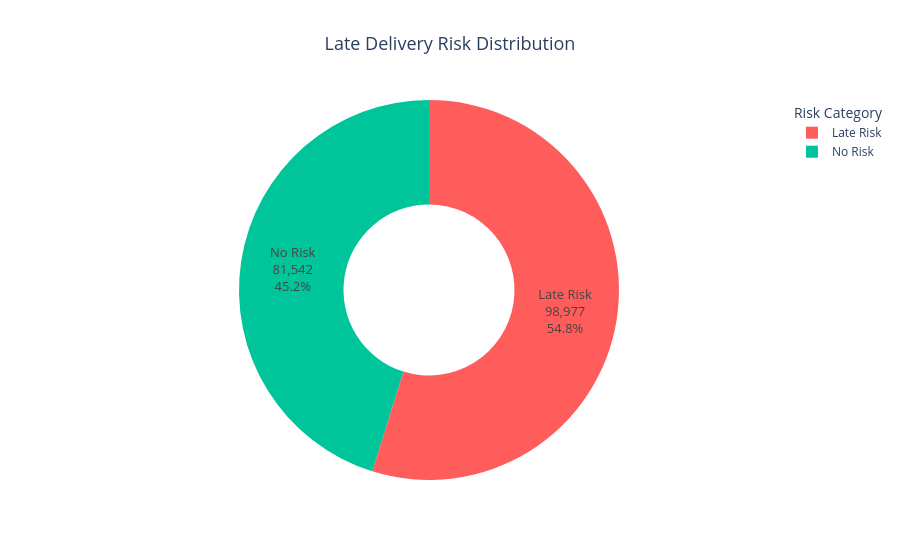

This figure's notebook cell:
### Code cell
import plotly.express as px

# Count risk categories
risk_counts = df["late_delivery_risk"].value_counts().reset_index()
risk_counts.columns = ["late_delivery_risk", "total_orders"]

# Add labels
risk_counts["risk_label"] = risk_counts["late_delivery_risk"].map({
    0: "No Risk",
    1: "Late Risk"
})

# Color mapping
COLOR_MAP = {
    "No Risk": "#00C49A",    # Green
    "Late Risk": "#FF5C5C"   # Red
}

fig = px.pie(
    risk_counts,
    names="risk_label",
    values="total_orders",
    color="risk_label",
    color_discrete_map=COLOR_MAP,
    hole=0.45,
    title="Late Delivery Risk Distribution",
    template="plotly_white"
)

# Show counts and percentages
fig.update_traces(
    textinfo="label+value+percent",
    textfont_size=13,
    hovertemplate="<b>%{label}</b><br>" +
                  "Orders: %{value:,}<br>" +
                  "Percentage: %{percent}<extra></extra>"
)

# Improve layout
fig.update_layout(
    title_x=0.5,
    title_font_size=18,
    legend_title="Risk Category",
    font=dict(size=12)
)

fig.show()

### Figure 1 — Plotly figure (JSON) as saved in the notebook; plotly's stock layout.template omitted (floating-point values rounded to 4 significant figures)
{"data": [{"customdata": [["Late Risk"], ["No Risk"]], "domain": {"x": [0, 1], "y": [0, 1]}, "hole": 0.45, "hovertemplate": "<b>%{label}</b><br>Orders: %{value:,}<br>Percentage: %{percent}<extra></extra>", "labels": ["Late Risk", "No Risk"], "legendgroup": "", "marker": {"colors": ["#FF5C5C", "#00C49A"]}, "name": "", "showlegend": true, "textfont": {"size": 13}, "textinfo": "label+value+percent", "type": "pie", "values": [98977, 81542]}], "layout": {"font": {"size": 12}, "legend": {"title": {"text": "Risk Category"}, "tracegroupgap": 0}, "title": {"font": {"size": 18}, "text": "Late Delivery Risk Distribution", "x": 0.5}}}
